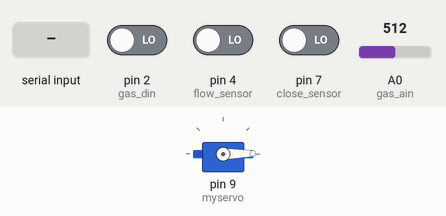
This sketch was run on a simulated Arduino Uno, built with avr-gcc and run on an emulated ATmega328P. On the bench: servo. The test bench sets the inputs (shaded band); at power-on: A0 (gas_ain) = 512, pin 2 (gas_din) LOW, pin 4 (flow_sensor) LOW, pin 7 (close_sensor) LOW. What the sketch prints to the serial monitor is not drawn.

Above: at 3.9 s.
4.0 s: "c" received over Serial
At 7.9 s:
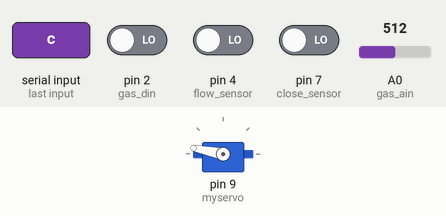
8.0 s: A0 (gas_ain) set to 107
10.2 s: A0 (gas_ain) set to 94
15.7 s: "o" received over Serial
At 17.53 s:
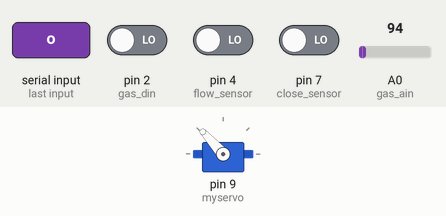
Timing chart, 0 to 21.0 s (numbered marks = the images above; inputs shaded):
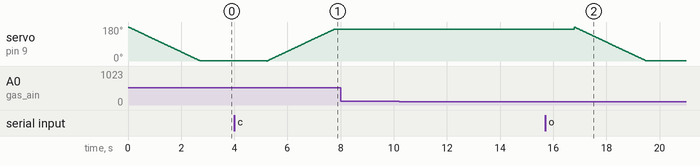

The sketch:

sketch.ino
```cpp
//analog in A0 -->uscita anlogica del sensore
//digital in 2 -->usnita digitale del sensore
//pin 6 sensore di flusso
//pin 7 sensore di chiusura
#include <stdio.h>
#include <Servo.h>
#define flow_sensor  4
#define close_sensor  7
#define gas_din  2
#define gas_ain  A0
int ad_value;
int incomingByte = 0;
int valvola = 1; // 1 = aperta   |  0 = chiusa
char buffer[8];

Servo myservo;
int pos = 0;

volatile int stato = 0;
volatile int valv_stato = 1;

void scrivi_seriale(char tipo_messaggio, int value){
  sprintf(buffer,"%c%d%c",tipo_messaggio,value,'_');
  //Serial.print(buffer);
  Serial.write(buffer,sizeof(char)*8);
  buffer[0]='\0';
}

void apri_valvola(){
  for(pos = 180; pos>=1; pos-=1){
    myservo.write(pos);
    delay(15);
  }
}

void chiudi_valvola(){
  for(pos = 0; pos < 170; pos += 1){
    myservo.write(pos);
    delay(15);
  }
}


void setup()
{
    myservo.attach(9);
    pinMode(gas_din,INPUT);
    pinMode(gas_ain,INPUT);
    pinMode(flow_sensor,INPUT);
    pinMode(close_sensor,INPUT);
    Serial.begin(9600);
    apri_valvola();
}

void loop()
{

  switch(stato){
    case 0:
      if(digitalRead(gas_din)==HIGH){//non c'è gas
        ad_value=analogRead(gas_ain);
        scrivi_seriale('w',ad_value);
      }
      if (digitalRead(gas_din)==LOW){//c'è gas
        ad_value=analogRead(gas_ain);
        scrivi_seriale('a',ad_value);
      }
      if (Serial.available() > 0) {
        stato = 1;
        break;
      }
      delay(500);
      break;
    case 1:

      incomingByte = Serial.read();
      //applico la decisione dello stato in base al carattere ricevuto dal bot
      if(incomingByte == 'c') valv_stato = 0; //chiudi la valvola
      if(incomingByte == 'o') valv_stato = 1; //apri la valvola
      if(incomingByte == 'i') valv_stato = 2; //ignora emergenza
      //}
        stato=0;
      break;
  }

  //valvola : 1 = aperta   |  0 = chiusa
  switch(valv_stato){
    case 0:
      //chiudo la vavola
      if(valvola == 1){
        valvola = 0;

        chiudi_valvola();
            delay(1000);

        // gli switch sono normalmente aperti.
        // se premo lo switch il circuito si chiude e passa corrente

        if(digitalRead(close_sensor) == LOW || digitalRead(flow_sensor) == HIGH){
        //if(digitalRead(close_sensor) == LOW ){
          /*
          se premo lo switch del sensore di flusso significa che pur essendo chiuso
          ho un passaggio di gas
          */
          if(digitalRead(close_sensor) == LOW) scrivi_seriale('e',0);
          if(digitalRead(flow_sensor) == HIGH) scrivi_seriale('f',0);// f = flow
          // "f0_" = errore per il controllo del flusso
        }else{
          scrivi_seriale('T',0);//True
        }

      }
      break;
    case 1:
      //apro la valovla
      if(valvola == 0){

        valvola = 1;
        apri_valvola();

        delay(1000);

        if(digitalRead(close_sensor) == HIGH || digitalRead(flow_sensor) == LOW){
        //if(digitalRead(close_sensor) == HIGH){
          /*
          se premo lo switch del sensore di flusso significa che pur essendo chiuso
          ho un passaggio di gas
          */
          if(digitalRead(close_sensor) == HIGH) scrivi_seriale('e',1);
                if(digitalRead(flow_sensor) == LOW) scrivi_seriale('f',1);// f = flow
          // "f0_" = errore per il controllo del flusso
        }else{
          scrivi_seriale('T',1);//True
        }

      }
      break;
    case 3:
      //ignoro l'emergenza
        break;
  }
  //valv_stato = -1;

  delay(500);
}
```

Measured:
- after the input at 8.0 s, every drawn part: stays the same
- after the input at 10.2 s, every drawn part: stays the same
